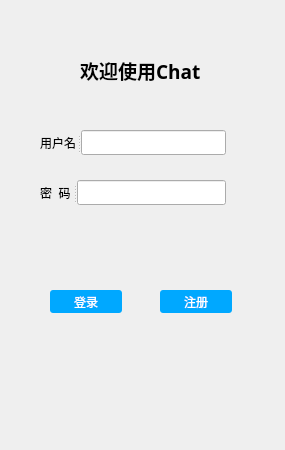
<?xml version="1.0" encoding="UTF-8"?>
<ui version="4.0">
 <class>Login</class>
 <widget class="QMainWindow" name="Login">
  <property name="geometry">
   <rect>
    <x>0</x>
    <y>0</y>
    <width>285</width>
    <height>450</height>
   </rect>
  </property>
  <property name="windowTitle">
   <string>登录界面</string>
  </property>
  <property name="windowIcon">
   <iconset>
    <normaloff>static/logo.png</normaloff>static/logo.png</iconset>
  </property>
  <widget class="QWidget" name="centralWidget">
   <widget class="QLabel" name="label">
    <property name="geometry">
     <rect>
      <x>80</x>
      <y>60</y>
      <width>151</width>
      <height>21</height>
     </rect>
    </property>
    <property name="font">
     <font>
      <family>Aharoni</family>
      <pointsize>14</pointsize>
      <weight>75</weight>
      <bold>true</bold>
     </font>
    </property>
    <property name="text">
     <string>欢迎使用Chat</string>
    </property>
   </widget>
   <widget class="QPushButton" name="btn_login">
    <property name="geometry">
     <rect>
      <x>50</x>
      <y>290</y>
      <width>72</width>
      <height>23</height>
     </rect>
    </property>
    <property name="styleSheet">
     <string notr="true">QPushButton { background-color: rgb(0, 168, 255); border-radius: 3px; color: rgb(255, 255, 255); } QPushButton:hover { background-color: rgb(0, 90, 140); }</string>
    </property>
    <property name="text">
     <string>登录</string>
    </property>
   </widget>
   <widget class="QPushButton" name="btn_register">
    <property name="geometry">
     <rect>
      <x>160</x>
      <y>290</y>
      <width>72</width>
      <height>23</height>
     </rect>
    </property>
    <property name="styleSheet">
     <string notr="true">QPushButton { background-color: rgb(0, 168, 255); border-radius: 3px; color: rgb(255, 255, 255); } QPushButton:hover { background-color: rgb(0, 90, 140); }</string>
    </property>
    <property name="text">
     <string>注册</string>
    </property>
   </widget>
   <widget class="QSplitter" name="splitter">
    <property name="geometry">
     <rect>
      <x>40</x>
      <y>130</y>
      <width>186</width>
      <height>25</height>
     </rect>
    </property>
    <property name="orientation">
     <enum>Qt::Horizontal</enum>
    </property>
    <widget class="QLabel" name="label_2">
     <property name="text">
      <string>用户名</string>
     </property>
    </widget>
    <widget class="QLineEdit" name="edit_uname">
     <property name="font">
      <font>
       <family>Calibri Light</family>
       <pointsize>12</pointsize>
       <weight>50</weight>
       <italic>false</italic>
       <bold>false</bold>
      </font>
     </property>
     <property name="text">
      <string/>
     </property>
    </widget>
   </widget>
   <widget class="QSplitter" name="splitter_2">
    <property name="geometry">
     <rect>
      <x>40</x>
      <y>180</y>
      <width>186</width>
      <height>25</height>
     </rect>
    </property>
    <property name="orientation">
     <enum>Qt::Horizontal</enum>
    </property>
    <widget class="QLabel" name="label_3">
     <property name="text">
      <string>密  码</string>
     </property>
    </widget>
    <widget class="QLineEdit" name="edit_passwd">
     <property name="font">
      <font>
       <family>Calibri Light</family>
       <pointsize>12</pointsize>
       <weight>50</weight>
       <italic>false</italic>
       <bold>false</bold>
      </font>
     </property>
     <property name="tabletTracking">
      <bool>false</bool>
     </property>
     <property name="text">
      <string/>
     </property>
     <property name="echoMode">
      <enum>QLineEdit::Password</enum>
     </property>
    </widget>
   </widget>
  </widget>
 </widget>
 <layoutdefault spacing="6" margin="11"/>
 <resources/>
 <connections/>
</ui>
